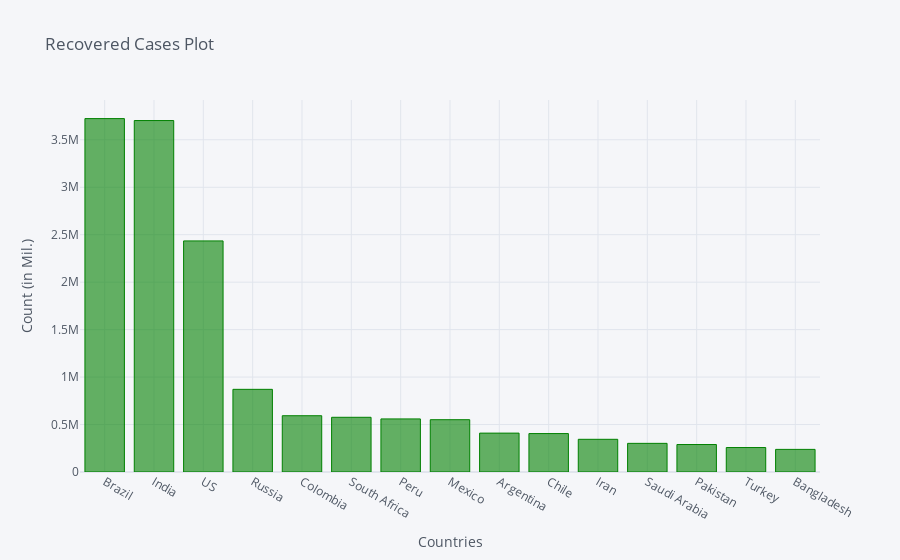

Notebook code cell kept with this figure:
### Code cell
recovered_df2_plot.iplot(kind='bar', x='Country/Region', y='9/12/20',color='green',
                         title='Recovered Cases Plot',xTitle='Countries',yTitle='Count (in Mil.)')

### Figure 1 — Plotly figure (JSON) as saved in the notebook; plotly's stock layout.template omitted (floating-point values rounded to 4 significant figures)
{"data": [{"marker": {"color": "rgba(0, 128, 0, 0.6)", "line": {"color": "rgba(0, 128, 0, 1.0)", "width": 1}}, "name": "9/12/20", "orientation": "v", "text": "", "type": "bar", "x": ["Brazil", "India", "US", "Russia", "Colombia", "South Africa", "Peru", "Mexico", "Argentina", "Chile", "Iran", "Saudi Arabia", "Pakistan", "Turkey", "Bangladesh"], "y": [3723206, 3702595, 2434658, 871000, 592820, 576423, 559321, 551113, 409771, 404919, 344516, 301836, 289429, 257731, 238271]}], "layout": {"legend": {"bgcolor": "#F5F6F9", "font": {"color": "#4D5663"}}, "paper_bgcolor": "#F5F6F9", "plot_bgcolor": "#F5F6F9", "title": {"font": {"color": "#4D5663"}, "text": "Recovered Cases Plot"}, "xaxis": {"gridcolor": "#E1E5ED", "showgrid": true, "tickfont": {"color": "#4D5663"}, "title": {"font": {"color": "#4D5663"}, "text": "Countries"}, "zerolinecolor": "#E1E5ED"}, "yaxis": {"gridcolor": "#E1E5ED", "showgrid": true, "tickfont": {"color": "#4D5663"}, "title": {"font": {"color": "#4D5663"}, "text": "Count (in Mil.)"}, "zerolinecolor": "#E1E5ED"}}}
